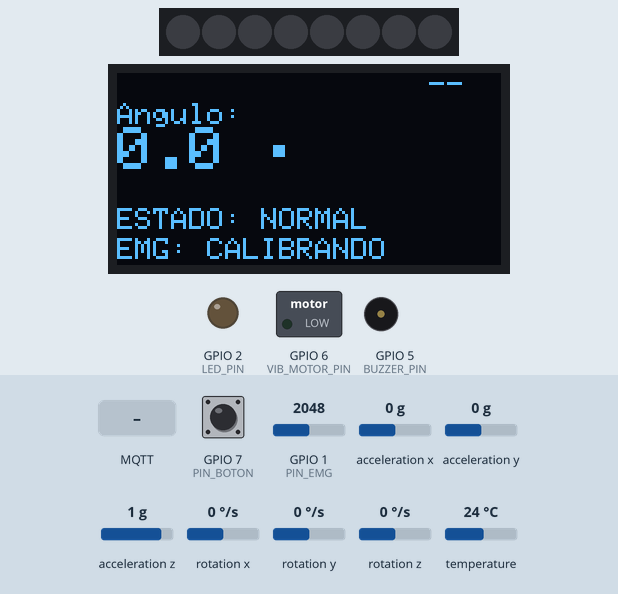
This sketch was run on a simulated ESP32-S3. On the bench: 8 RGB LEDs in strip order, left to right, 128×64 one-colour display, switched loads named in the sketch (green lamp = pin HIGH), output pins drawn as LEDs (lit = HIGH), buzzer (waves = sounding, pin HIGH). The inputs (shaded band) are chosen by the test bench; at power-on: rotation x 0 °/s, acceleration y 0 g, GPIO 7 (PIN_BOTON) HIGH, rotation y 0 °/s, GPIO 1 (PIN_EMG) = 2048, acceleration x 0 g, acceleration z 1 g, rotation z 0 °/s, temperature 24 °C (analog values on the 0–4095 scale). WiFi joins after 1.5 s; servers stay silent unless stated; no MQTT or app messages arrive unless stated; what the sketch prints to the serial monitor is not drawn.

Above: at 1.2 s.
1.3 s: rotation x set to -57 °/s
At 2.4 s:
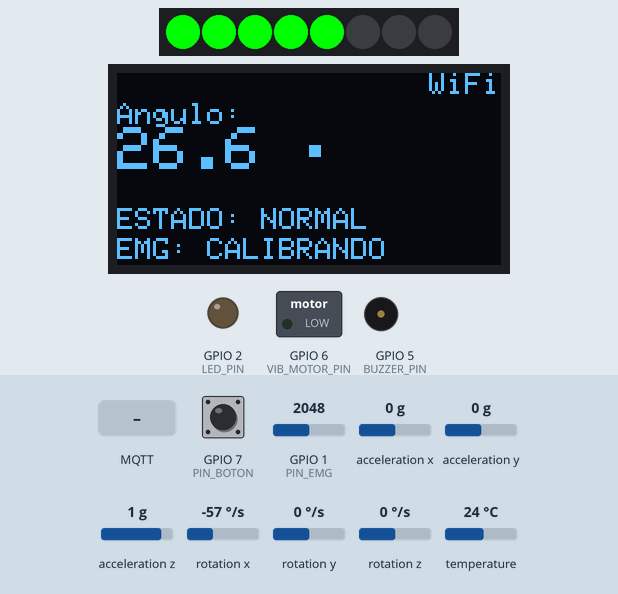
3.0 s: rotation x set to -61 °/s
At 4.1 s:
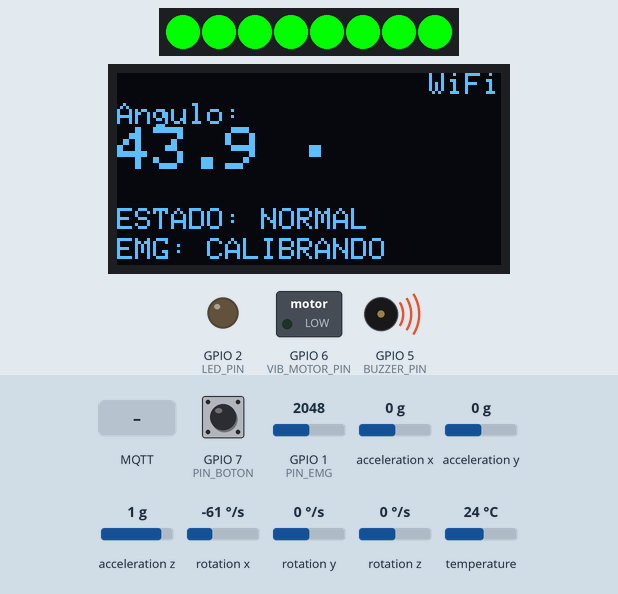
5.5 s: MQTT message "calibrar" arrives on the first subscribed topic
At 6.48 s:
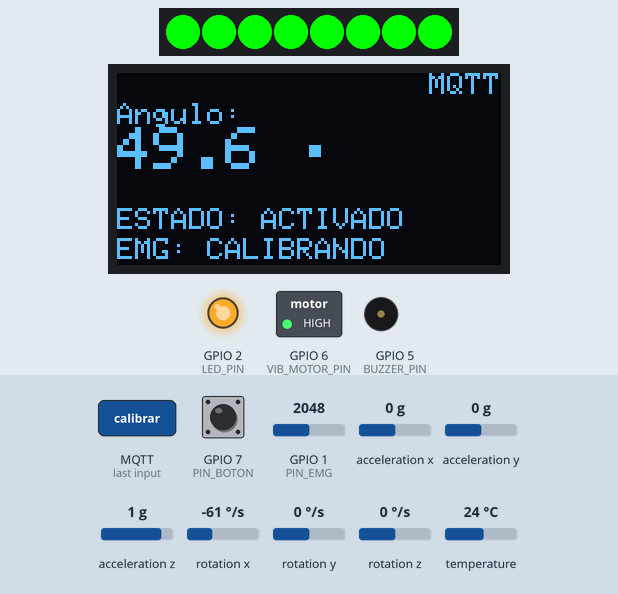
7.3 s: acceleration y set to 0.2 g
At 9.29 s:
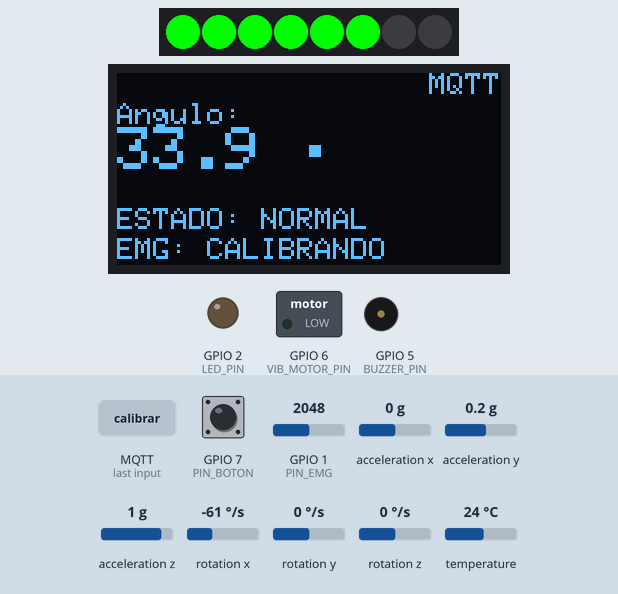
10.3 s: GPIO 7 (PIN_BOTON) pulled LOW for 1 s
At 11.68 s:
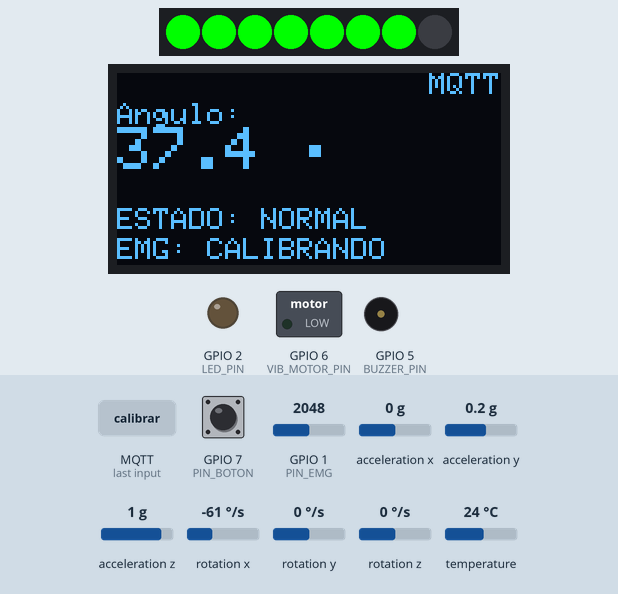
11.9 s: rotation y set to 154 °/s
Timing chart, 0 to 21.8 s (numbered marks = the images above; inputs shaded):
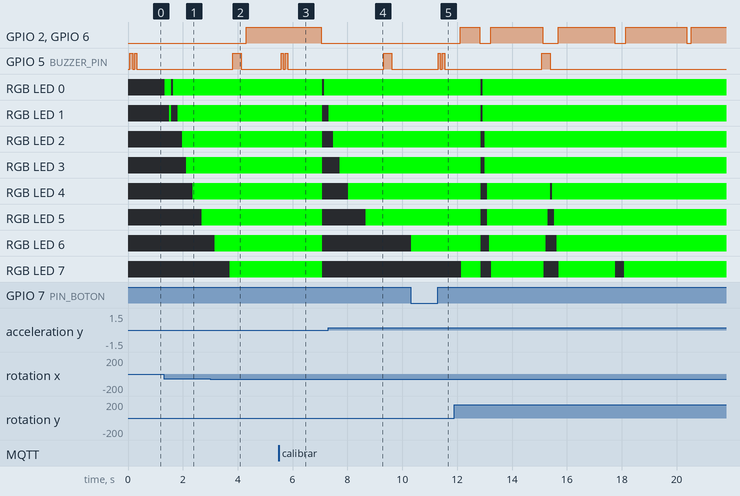

The sketch:

myoplayband_mqtt_v2.ino
```cpp
// MyoPlayBand - ESP32-S3  (v2: angulo completo + topic /live para la pagina web)
// - MPU6050: angulo respecto a la posicion de reposo (0-180°) -> barra de LEDs, OLED, LED y motor
// - EMG: filtrado + deteccion de activacion muscular -> buzzer
// - Boton: recalibra el EMG y la posicion de reposo del angulo
// - MQTT: /live cada 100 ms (angulo, velocidad, EMG), /estado cada 1 s, comandos por /cmd
//
// El EMG corre en su propia tarea (nucleo 0) a 1000 Hz, asi la OLED y el
// MPU6050 (que son lentos) no le quitan muestras a los filtros.
//
// Libreria extra necesaria: "PubSubClient" de Nick O'Leary (Library Manager)
//
// CAMBIOS v2 (respecto a la version anterior):
//  1) Angulo completo 0-180°: se mide el giro desde la POSICION DE REPOSO, que se
//     guarda al calibrar (al encender, con el boton o con el comando "calibrar").
//     Usa un filtro complementario: acelerometro (sin deriva) + giroscopio (sin ruido).
//  2) Velocidad angular en °/s (positiva alejandose del reposo, negativa volviendo).
//  3) Topic nuevo /live con angulo, velocidad y EMG cada 100 ms (para animar el monito).
//  Todo lo que hace la placa sola (LEDs, motor, buzzer, OLED, boton) funciona igual,
//  con o sin WiFi.

#include <WiFi.h>
#include <PubSubClient.h>
#include <Adafruit_MPU6050.h>
#include <Adafruit_Sensor.h>
#include <Wire.h>
#include <math.h>
#include <Adafruit_NeoPixel.h>
#include <Adafruit_GFX.h>
#include <Adafruit_SSD1306.h>

Adafruit_MPU6050 mpu;

// ================== PINES ==================
// --- I2C (MPU6050 + OLED) ---
const int I2C_SDA = 8;
const int I2C_SCL = 9;

// --- Componentes del codigo original ---
const int LED_PIN       = 2;
const int PIN_NEOPIXEL  = 4;
const int BUZZER_PIN    = 5;
const int VIB_MOTOR_PIN = 6;   // usar transistor o modulo

// --- EMG y boton (reubicados para no chocar) ---
const int PIN_EMG   = 1;       // ADC1_CH0
const int PIN_BOTON = 7;       // un lado al pin, el otro a GND

// ================== CONFIGURACION ==================
// --- NeoPixel ---
const int NUMPIXELS = 8;
Adafruit_NeoPixel pixels(NUMPIXELS, PIN_NEOPIXEL, NEO_GRB + NEO_KHZ800);

// --- OLED ---
#define SCREEN_WIDTH 128
#define SCREEN_HEIGHT 64
#define OLED_RESET    -1
#define SCREEN_ADDRESS 0x3C
Adafruit_SSD1306 display(SCREEN_WIDTH, SCREEN_HEIGHT, &Wire, OLED_RESET);

// --- Angulo ---
const float UMBRAL_ANGULO = 45.0;     // angulo objetivo (grados desde el reposo)
const float ALPHA_COMP    = 0.90;     // filtro complementario: peso del giroscopio (0-1)
const int   MUESTRAS_REF  = 10;       // lecturas promediadas para guardar el reposo (~1 s)

// --- Buzzer ---
// true  = buzzer ACTIVO (suena con solo darle voltaje)
// false = buzzer PASIVO (usa tone())
const bool BUZZER_ACTIVO = true;
const int  FREC_BUZZER   = 1000;

// --- EMG ---
const bool  MOSTRAR_PLOTTER = true;   // envia la senal al Serial Plotter
const float FACTOR_ON  = 2.5;         // activa sobre 2.5x el reposo
const float FACTOR_OFF = 1.6;         // desactiva bajo 1.6x el reposo
const unsigned long TIEMPO_MIN_ON_MS = 150;
const float ALPHA_ENV = 0.01;
const float FS = 1000.0;              // 1 muestra por tick de FreeRTOS (1 ms)

// ================== WIFI / MQTT ==================
// Red WiFi de 2.4 GHz con usuario y clave simples (el hotspot del celular sirve).
// Las redes con login de la universidad (portal o usuario/clave por persona) NO funcionan.
const char* WIFI_SSID  = "NOMBRE_DE_TU_RED";
const char* WIFI_PASS  = "CLAVE_DE_TU_RED";

const char* MQTT_BROKER = "broker.emqx.io";   // broker publico gratuito, sin cuenta
const int   MQTT_PORT   = 1883;

#define TOPIC_BASE "myoplayband/grupo8_basti_jt"
const char* TOPIC_ESTADO = TOPIC_BASE "/estado";   // JSON completo cada 1 s
const char* TOPIC_LIVE   = TOPIC_BASE "/live";     // NUEVO: JSON liviano cada 100 ms
const char* TOPIC_EVENTO = TOPIC_BASE "/evento";   // aviso en cada contraccion
const char* TOPIC_CMD    = TOPIC_BASE "/cmd";      // comandos: "calibrar" o "reset"
const char* TOPIC_ONLINE = TOPIC_BASE "/online";   // "online" / "offline"

const unsigned long PERIODO_PUBLICACION_MS = 1000;
const unsigned long PERIODO_LIVE_MS        = 100;

WiFiClient wifiClient;
PubSubClient mqtt(wifiClient);

// ================== FILTRO BIQUAD ==================
struct Biquad {
  float b0, b1, b2, a1, a2;
  float x1 = 0, x2 = 0, y1 = 0, y2 = 0;

  void setHighPass(float fc, float fs, float Q = 0.707) {
    float w0 = 2 * PI * fc / fs, c = cos(w0), alpha = sin(w0) / (2 * Q);
    float a0 = 1 + alpha;
    b0 = (1 + c) / 2 / a0;  b1 = -(1 + c) / a0;  b2 = b0;
    a1 = -2 * c / a0;       a2 = (1 - alpha) / a0;
  }

  void setNotch(float f0, float fs, float Q = 10) {
    float w0 = 2 * PI * f0 / fs, c = cos(w0), alpha = sin(w0) / (2 * Q);
    float a0 = 1 + alpha;
    b0 = 1 / a0;      b1 = -2 * c / a0;  b2 = b0;
    a1 = -2 * c / a0; a2 = (1 - alpha) / a0;
  }

  float process(float x) {
    float y = b0 * x + b1 * x1 + b2 * x2 - a1 * y1 - a2 * y2;
    x2 = x1; x1 = x; y2 = y1; y1 = y;
    return y;
  }
};

Biquad hp, notch50, notch100;
float envolvente = 0;
float umbralOn = 0, umbralOff = 0;

// Estado compartido con el loop principal (para la OLED)
volatile bool musculoActivo = false;
volatile bool calibrando = false;

// Estado compartido para MQTT
volatile float emgActual = 0;                 // envolvente actual
volatile unsigned long contracciones = 0;     // contracciones detectadas
volatile bool nuevaContraccion = false;       // aviso para publicar evento
volatile bool pedirCalibracion = false;       // comando remoto "calibrar"
volatile bool pedirRefAngulo = false;         // NUEVO: guardar la posicion de reposo
float anguloActual = 0;                       // NUEVO: grados desde el reposo (0-180)
float velAngular = 0;                         // NUEVO: °/s
bool anguloOK = false;

// ================== BUZZER ==================
void buzzerOn() {
  if (BUZZER_ACTIVO) digitalWrite(BUZZER_PIN, HIGH);
  else tone(BUZZER_PIN, FREC_BUZZER);
}

void buzzerOff() {
  if (BUZZER_ACTIVO) digitalWrite(BUZZER_PIN, LOW);
  else noTone(BUZZER_PIN);
}

// ================== EMG ==================
float procesarMuestra() {
  float x = analogRead(PIN_EMG);
  float y = hp.process(x);
  y = notch50.process(y);
  y = notch100.process(y);
  envolvente += ALPHA_ENV * (fabs(y) - envolvente);
  return envolvente;
}

void calibrarEMG() {
  calibrando = true;
  musculoActivo = false;
  buzzerOff();
  Serial.println("Calibrando... manten el brazo relajado en la posicion inicial");

  // Dos pitidos cortos = empieza
  buzzerOn(); vTaskDelay(pdMS_TO_TICKS(80)); buzzerOff(); vTaskDelay(pdMS_TO_TICKS(80));
  buzzerOn(); vTaskDelay(pdMS_TO_TICKS(80)); buzzerOff();
  vTaskDelay(pdMS_TO_TICKS(500));

  // NUEVO: el loop guarda esta posicion como "reposo" del angulo (0°)
  pedirRefAngulo = true;

  TickType_t t = xTaskGetTickCount();

  // 1 s para estabilizar filtros
  for (int i = 0; i < 1000; i++) { vTaskDelayUntil(&t, 1); procesarMuestra(); }

  // 2 s midiendo reposo
  const int N = 2000;
  float suma = 0, sumaCuad = 0;
  for (int i = 0; i < N; i++) {
    vTaskDelayUntil(&t, 1);
    float e = procesarMuestra();
    suma += e;
    sumaCuad += e * e;
  }
  float media = suma / N;
  float desv  = sqrt(max(0.0f, sumaCuad / N - media * media));

  umbralOn  = max(media * FACTOR_ON,  media + 6 * desv);
  umbralOff = max(media * FACTOR_OFF, media + 3 * desv);

  Serial.print("Listo. Reposo: ");  Serial.print(media);
  Serial.print("  Umbral ON: ");    Serial.print(umbralOn);
  Serial.print("  Umbral OFF: ");   Serial.println(umbralOff);

  // Pitido largo = termino
  buzzerOn(); vTaskDelay(pdMS_TO_TICKS(300)); buzzerOff();
  calibrando = false;
}

// --- Boton con antirrebote ---
bool estadoBoton = HIGH, lecturaAnterior = HIGH;
unsigned long tCambioBoton = 0;

bool botonPresionado() {
  bool lectura = digitalRead(PIN_BOTON);
  unsigned long ahora = millis();
  if (lectura != lecturaAnterior) { tCambioBoton = ahora; lecturaAnterior = lectura; }
  if (ahora - tCambioBoton > 50 && lectura != estadoBoton) {
    estadoBoton = lectura;
    if (estadoBoton == LOW) return true;
  }
  return false;
}

// --- Tarea EMG (nucleo 0, 1000 Hz) ---
void tareaEMG(void *param) {
  calibrarEMG();

  TickType_t t = xTaskGetTickCount();
  unsigned long tActivacion = 0;
  int contadorPlot = 0;

  for (;;) {
    vTaskDelayUntil(&t, 1);   // 1 tick = 1 ms
    float e = procesarMuestra();
    emgActual = e;
    unsigned long ahora = millis();

    // Boton: recalibrar
    if (botonPresionado()) {
      buzzerOff();
      musculoActivo = false;
      while (digitalRead(PIN_BOTON) == LOW) vTaskDelay(pdMS_TO_TICKS(10));
      calibrarEMG();
      t = xTaskGetTickCount();
      continue;
    }

    // Comando remoto por MQTT: recalibrar
    if (pedirCalibracion) {
      pedirCalibracion = false;
      calibrarEMG();
      t = xTaskGetTickCount();
      continue;
    }

    // Deteccion con histeresis -> buzzer
    if (!musculoActivo && e > umbralOn) {
      musculoActivo = true;
      tActivacion = ahora;
      contracciones++;
      nuevaContraccion = true;
      buzzerOn();
    } else if (musculoActivo && e < umbralOff &&
               ahora - tActivacion >= TIEMPO_MIN_ON_MS) {
      musculoActivo = false;
      buzzerOff();
    }

    // Serial Plotter, 10 veces por segundo
    if (MOSTRAR_PLOTTER && ++contadorPlot >= 100) {
      contadorPlot = 0;
      Serial.print("senal:");      Serial.print(e);
      Serial.print(",umbralOn:");  Serial.print(umbralOn);
      Serial.print(",umbralOff:"); Serial.print(umbralOff);
      Serial.print(",activo:");    Serial.println(musculoActivo ? umbralOn : 0);
    }
  }
}

// ================== ANGULO (NUEVO) ==================
// Se estima el vector gravedad en el marco del sensor:
//  - el giroscopio lo hace girar (rapido y suave, pero se desvia con el tiempo)
//  - el acelerometro lo corrige (sin desvio, pero ruidoso al moverse)
// El angulo es cuanto se ha girado ese vector respecto al guardado en reposo.
float gx = 0, gy = 0, gz = 1;            // gravedad estimada (unitaria)
float rx = 0, ry = 0, rz = 1;            // gravedad en la posicion de reposo
bool  refValida = false;
int   nRef = 0;
float sx = 0, sy = 0, sz = 0;
float anguloPrevio = 0;
unsigned long tPrevioUs = 0;

void normalizar(float &x, float &y, float &z) {
  float n = sqrt(x * x + y * y + z * z);
  if (n > 1e-6) { x /= n; y /= n; z /= n; }
}

void actualizarAngulo(const sensors_event_t &a, const sensors_event_t &g) {
  unsigned long ahoraUs = micros();
  float dt = (tPrevioUs == 0) ? 0.1 : (ahoraUs - tPrevioUs) / 1e6;
  tPrevioUs = ahoraUs;
  if (dt <= 0 || dt > 0.5) dt = 0.1;

  float ax = a.acceleration.x, ay = a.acceleration.y, az = a.acceleration.z;
  normalizar(ax, ay, az);

  // 1) Girar la gravedad estimada con el giroscopio (rad/s): g' = g - (w x g) dt
  float wx = g.gyro.x, wy = g.gyro.y, wz = g.gyro.z;
  float px = gx - (wy * gz - wz * gy) * dt;
  float py = gy - (wz * gx - wx * gz) * dt;
  float pz = gz - (wx * gy - wy * gx) * dt;

  // 2) Mezclar con el acelerometro (filtro complementario)
  gx = ALPHA_COMP * px + (1 - ALPHA_COMP) * ax;
  gy = ALPHA_COMP * py + (1 - ALPHA_COMP) * ay;
  gz = ALPHA_COMP * pz + (1 - ALPHA_COMP) * az;
  normalizar(gx, gy, gz);

  // 3) Guardar la posicion de reposo cuando se calibra
  if (pedirRefAngulo) {
    pedirRefAngulo = false;
    nRef = 0; sx = sy = sz = 0;
  }
  if (nRef < MUESTRAS_REF) {
    sx += ax; sy += ay; sz += az;
    nRef++;
    if (nRef == MUESTRAS_REF) {
      rx = sx; ry = sy; rz = sz;
      normalizar(rx, ry, rz);
      gx = rx; gy = ry; gz = rz;       // partir el filtro desde el reposo
      refValida = true;
      anguloPrevio = 0;
      Serial.println("Posicion de reposo guardada (0 grados)");
    }
  }

  // 4) Angulo entre la gravedad actual y la de reposo
  if (!refValida) { anguloActual = 0; velAngular = 0; return; }
  float d = gx * rx + gy * ry + gz * rz;
  d = constrain(d, -1.0f, 1.0f);
  anguloActual = acos(d) * 180.0 / M_PI;

  // 5) Velocidad angular (°/s), suavizada
  float vRaw = (anguloActual - anguloPrevio) / dt;
  anguloPrevio = anguloActual;
  velAngular += 0.5 * (vRaw - velAngular);
}

// ================== MQTT ==================
// Llega un mensaje al topic de comandos
void alRecibirMensaje(char* topic, byte* payload, unsigned int largo) {
  String msg;
  for (unsigned int i = 0; i < largo; i++) msg += (char)payload[i];
  msg.trim();
  Serial.print("MQTT comando: "); Serial.println(msg);

  if (msg == "calibrar")   pedirCalibracion = true;
  else if (msg == "reset") contracciones = 0;
}

// Reintenta WiFi y MQTT sin bloquear el resto del programa
void mantenerConexion() {
  static unsigned long tUltimoIntento = 0;

  if (WiFi.status() != WL_CONNECTED) return;   // el WiFi se reconecta solo
  if (mqtt.connected()) { mqtt.loop(); return; }

  if (millis() - tUltimoIntento < 5000) return;  // reintentar cada 5 s
  tUltimoIntento = millis();

  String clientId = "myoplayband-" + String((uint32_t)ESP.getEfuseMac(), HEX);
  Serial.print("Conectando a MQTT... ");
  // Last Will: si la placa se desconecta, el broker publica "offline"
  if (mqtt.connect(clientId.c_str(), TOPIC_ONLINE, 1, true, "offline")) {
    Serial.println("OK");
    mqtt.publish(TOPIC_ONLINE, "online", true);
    mqtt.subscribe(TOPIC_CMD);
  } else {
    Serial.print("fallo, rc="); Serial.println(mqtt.state());
  }
}

void publicarEstado() {
  static unsigned long tUltima = 0;
  static unsigned long tUltimaLive = 0;
  if (!mqtt.connected()) return;

  // Evento inmediato en cada contraccion
  if (nuevaContraccion) {
    nuevaContraccion = false;
    char ev[64];
    snprintf(ev, sizeof(ev), "{\"contraccion\":%lu}", contracciones);
    mqtt.publish(TOPIC_EVENTO, ev);
  }

  // NUEVO: datos en vivo cada 100 ms (para el monito de la pagina)
  if (millis() - tUltimaLive >= PERIODO_LIVE_MS) {
    tUltimaLive = millis();
    char live[120];
    snprintf(live, sizeof(live),
      "{\"angulo\":%.1f,\"vel\":%.1f,\"emg\":%.1f,\"activo\":%s}",
      anguloActual, velAngular, (float)emgActual,
      musculoActivo ? "true" : "false");
    mqtt.publish(TOPIC_LIVE, live);
  }

  // Estado completo cada PERIODO_PUBLICACION_MS
  if (millis() - tUltima < PERIODO_PUBLICACION_MS) return;
  tUltima = millis();

  char json[256];
  snprintf(json, sizeof(json),
    "{\"angulo\":%.1f,\"vel\":%.1f,\"umbralAngulo\":%.1f,\"anguloOK\":%s,"
    "\"emg\":%.1f,\"umbralOn\":%.1f,\"umbralOff\":%.1f,"
    "\"musculoActivo\":%s,\"calibrando\":%s,\"contracciones\":%lu}",
    anguloActual, velAngular, UMBRAL_ANGULO, anguloOK ? "true" : "false",
    (float)emgActual, umbralOn, umbralOff,
    musculoActivo ? "true" : "false",
    calibrando ? "true" : "false",
    contracciones);
  mqtt.publish(TOPIC_ESTADO, json);
}

// ================== SETUP ==================
void setup() {
  Serial.begin(115200);

  Wire.begin(I2C_SDA, I2C_SCL);
  Wire.setClock(400000);   // I2C rapido: la OLED se actualiza mas rapido

  pinMode(LED_PIN, OUTPUT);
  digitalWrite(LED_PIN, LOW);

  pinMode(BUZZER_PIN, OUTPUT);
  buzzerOff();

  pinMode(VIB_MOTOR_PIN, OUTPUT);
  digitalWrite(VIB_MOTOR_PIN, LOW);

  pinMode(PIN_BOTON, INPUT_PULLUP);

  analogReadResolution(12);
  analogSetAttenuation(ADC_11db);

  // NeoPixels
  pixels.begin();
  pixels.clear();
  pixels.show();

  // OLED
  if (!display.begin(SSD1306_SWITCHCAPVCC, SCREEN_ADDRESS)) {
    Serial.println(F("Fallo en la asignacion de SSD1306"));
    while (1) delay(10);
  }
  display.clearDisplay();
  display.setTextSize(1);
  display.setTextColor(SSD1306_WHITE);
  display.setCursor(0, 0);
  display.println("Iniciando MPU6050...");
  display.display();

  // MPU6050
  if (!mpu.begin()) {
    Serial.println("Error al conectar con MPU6050!");
    display.println("Error MPU6050");
    display.display();
    while (1) delay(10);
  }
  mpu.setAccelerometerRange(MPU6050_RANGE_4_G);
  mpu.setGyroRange(MPU6050_RANGE_500_DEG);     // NUEVO: hasta 500 °/s (movimientos rapidos)
  mpu.setFilterBandwidth(MPU6050_BAND_21_HZ);

  // Filtros EMG
  hp.setHighPass(20, FS);
  notch50.setNotch(50, FS);
  notch100.setNotch(100, FS);

  // Arrancar la tarea EMG en el nucleo 0 (el loop corre en el nucleo 1)
  xTaskCreatePinnedToCore(tareaEMG, "EMG", 4096, NULL, 2, NULL, 0);

  // WiFi + MQTT (no bloquea: si no hay red, el resto funciona igual)
  WiFi.mode(WIFI_STA);
  WiFi.setAutoReconnect(true);
  WiFi.begin(WIFI_SSID, WIFI_PASS);
  mqtt.setServer(MQTT_BROKER, MQTT_PORT);
  mqtt.setCallback(alRecibirMensaje);
  mqtt.setSocketTimeout(2);                     // menos espera si el broker no responde
}

// ================== LOOP (giroscopio, LEDs, OLED, motor) ==================
void loop() {
  sensors_event_t a, g, temp;
  mpu.getEvent(&a, &g, &temp);

  // NUEVO: angulo completo desde el reposo + velocidad
  actualizarAngulo(a, g);
  anguloOK = (anguloActual >= UMBRAL_ANGULO);

  // Barra de LEDs (se llena al llegar al angulo objetivo)
  float progreso = constrain(anguloActual / UMBRAL_ANGULO, 0.0f, 1.0f);
  int ledsAEncender = (int)(progreso * NUMPIXELS + 0.5);
  pixels.clear();
  for (int i = 0; i < ledsAEncender; i++) {
    pixels.setPixelColor(i, pixels.Color(0, 255, 0));
  }
  pixels.show();

  // OLED
  display.clearDisplay();
  display.setCursor(0, 10);
  display.setTextSize(1);
  display.println("Angulo:");
  display.setTextSize(2);
  display.print(anguloActual, 1);
  display.println(" \xF8");

  // Angulo alcanzado -> LED + motor vibrador (el buzzer NO depende del angulo)
  display.setTextSize(1);
  display.setCursor(0, 45);
  if (anguloOK) {
    digitalWrite(LED_PIN, HIGH);
    digitalWrite(VIB_MOTOR_PIN, HIGH);
    display.println("ESTADO: ACTIVADO");
  } else {
    digitalWrite(LED_PIN, LOW);
    digitalWrite(VIB_MOTOR_PIN, LOW);
    display.println("ESTADO: NORMAL");
  }

  // Estado del EMG
  display.setCursor(0, 55);
  if (calibrando)          display.println("EMG: CALIBRANDO");
  else if (musculoActivo)  display.println("EMG: ACTIVO");
  else                     display.println("EMG: REPOSO");

  // Indicador de conexion en la esquina superior derecha
  display.setCursor(104, 0);
  if (mqtt.connected())                   display.print("MQTT");
  else if (WiFi.status() == WL_CONNECTED) display.print("WiFi");
  else                                    display.print("--");

  display.display();

  // Monitoreo remoto
  mantenerConexion();
  publicarEstado();

  delay(50);   // antes 100: el loop ahora corre a ~10-15 Hz contando la OLED
}
```

Measured:
- the behaviour switches between -60 and -61 °/s on rotation x (found by bisection; images 1 and 2)
- the behaviour switches between 0 and 0.1 g on acceleration y (found by bisection; images 3 and 4)
- after the input at 1.3 s, the display: first changes at once (image 1 shows a later state)
- after the input at 3.0 s, GPIO 2 (LED_PIN), GPIO 6 (VIB_MOTOR_PIN): LOW → HIGH after 1.3 s instead of 2.2 s
- after the input at 5.5 s, GPIO 2 (LED_PIN), GPIO 6 (VIB_MOTOR_PIN): HIGH → LOW after 1.6 s; GPIO 5 (BUZZER_PIN): alternates HIGH for 0.08 s and LOW for 0.08 s, 4 changes in all, then stays LOW, starting after 0.08 s; the display: first changes after 0.16 s (image 3 shows a later state)
- after the input at 7.3 s, GPIO 2 (LED_PIN), GPIO 6 (VIB_MOTOR_PIN): stays LOW (without the input it goes to HIGH after 2.2 s)
- after the input at 10.3 s, GPIO 5 (BUZZER_PIN): alternates HIGH for 0.08 s and LOW for 0.08 s, 4 changes in all, then stays LOW, starting after 1.0 s
